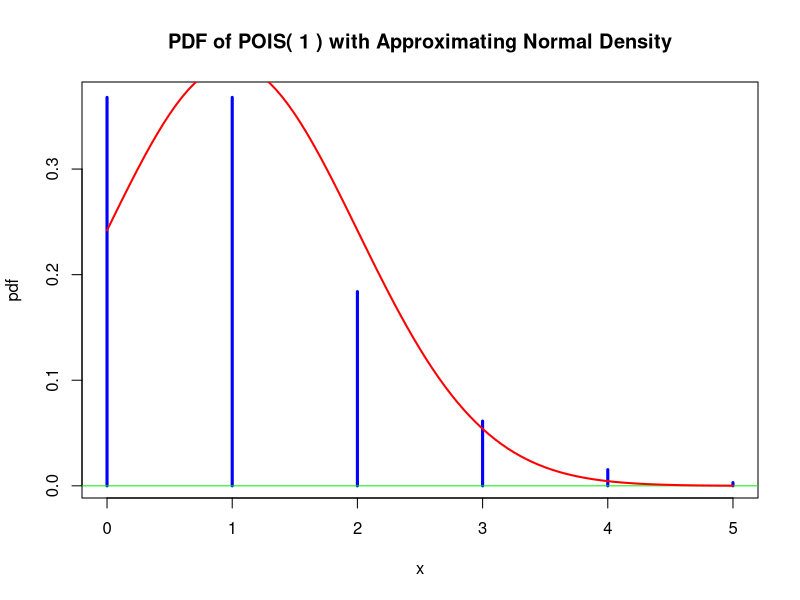
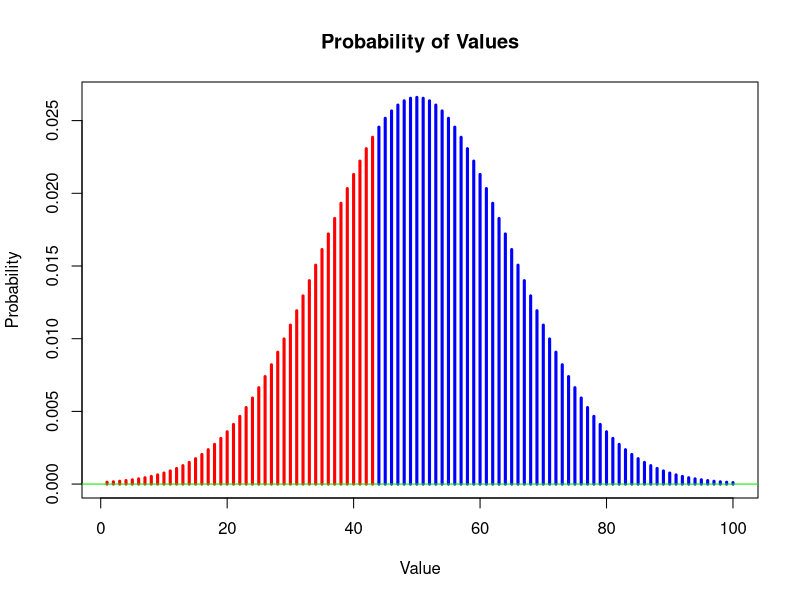

R code for these plots, in order:
## ---- chunk 1

# method a, use lower.tail = F
prob <- ppois(3, lambda = 1, lower.tail = F)
round(prob, 4)

# method 2, use 1 - prob(3)
round(1 - ppois(3, lambda = 1), 4)

lam <- 1
x = seq( from = 0, to = 5, by = 1)

pdf = dpois(x, lambda = lam)
plot(x, pdf, type = "h", lwd = 3, col = "blue",
  main = paste("PDF of POIS(", lam,") with Approximating Normal Density"))
abline(h = 0, col = "green2")
curve(dnorm(x, 1, sqrt(1)), lwd = 2, col = "red", add = T)

## ---- chunk 2

d <- 0.058
dNot <- (1 - d)

dHaveTrue <- 0.939
dHaveFalse <- (1 - dHaveTrue)

dNotTrue <- 0.041 #False Positive
dNotFalse <- (1 - dNotTrue)

Q2 <- (d * dHaveTrue) / ((dNot * dNotTrue) + (d * dHaveTrue))
round(Q2, 3)

## ---- chunk 3

# Basic Statistics, p49-50

vals <- c(0, 1, 2, 3)
probs <- c(0.779, 0.195, 0.024, 0.002)

ev <- sum( vals * probs )

round(ev, 2)

var <- sum((vals - ev) ** 2 * probs)
round(var, 2)

## ---- chunk 4

sample_data <- c(1.3, 2.2, 2.7, 3.1, 3.3, 3.7)

prob <- quantile(x = sample_data, probs = .33, type = 7)

round(prob, 2)

## ---- chunk 5

# Business Statistics, 7.2, p.219

ev <- 8.7
u <- 8.4
sd <- 1.8
n <- 36

z <- (ev - u) / (sd / sqrt(n))

round( pnorm( z, lower.tail = F ), 3)

## ---- chunk 6

# Business Statistics, Section 6.6, p.188
n <- 67
p = 0.7
q <- 1 - p

value <- 50

u <- n * p
sd <- sqrt(n * p * q)

stopifnot(u + 3 * sd < n)
stopifnot(u - 3 * sd < n)

z_1 <- (value - .5 - u) / sd
prob_1 <- pnorm(z_1, lower.tail = T)

z_2 <- (value + .5 - u) / sd
prob_2 <- pnorm(z_2, lower.tail = T)

round( prob_2 - prob_1, 4 )

## ---- chunk 7

# "Correcting for Continuity", Business Statistics, p.186
# The area to the left of 43.5

vals <- 1:100
probs <- dnorm(vals, mean = 50, 15 )
area_split <- 43.5

stopifnot(round(sum(probs)) == 1)

plot(vals, probs, type = "h", lwd = 3, col = ifelse(vals < area_split, "red", "blue"),
  main = "Probability of Values", xlab = "Value", ylab = "Probability")

abline(h = 0, col = "green2")

## ---- chunk 8

Q8 <- qnorm(.45, mean = 1050, sd = 218, lower.tail = T)
round(Q8, 1)

## ---- chunk 9

Q9 <- dbinom(x = 4, size = 4, prob = 1 / 3)
round(Q9, 5)

# or, 4 consecutive picks of the same drink (same as the first).
round( (1 / 3) ^ 4, 5)

## ---- chunk 10

Q10 <- dhyper( x = 0, m = 10, n = 40, k = 3 )
round(Q10, 4)

